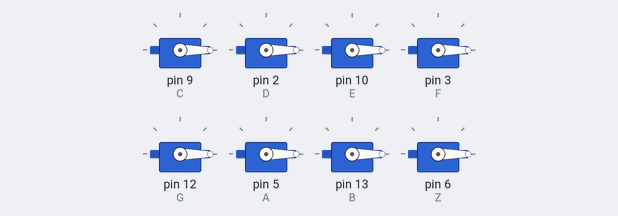
Recording of a sketch running on a simulated Arduino Uno, built with avr-gcc and run on an emulated ATmega328P. On the bench: 8 × servo.

Above: at 0.1 s.
At 4.91 s:
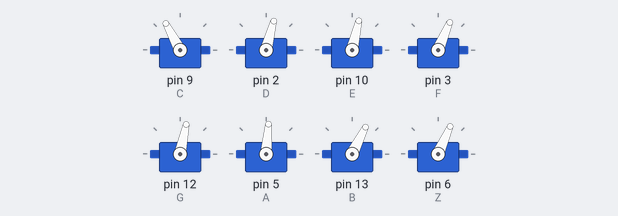
At 8.56 s:
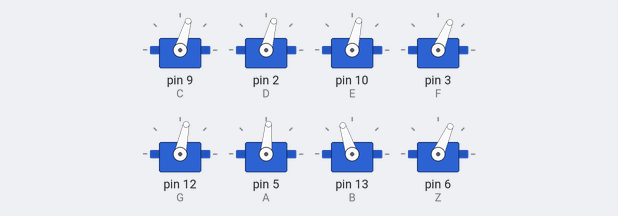
At 17.21 s:
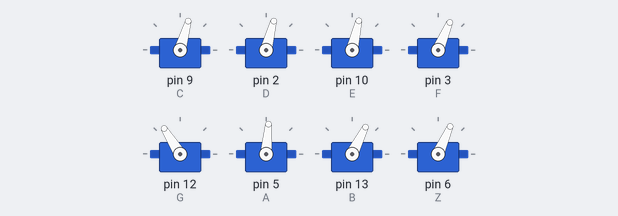
At 27.76 s:
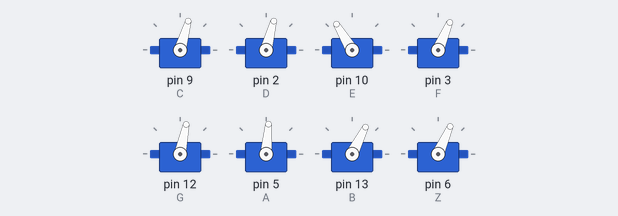
At 34.9 s:
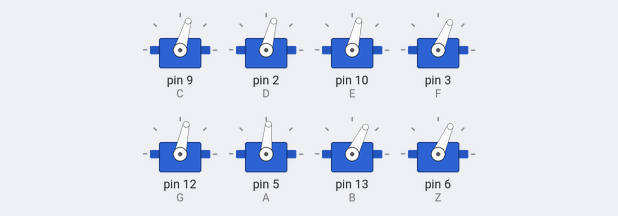
Timing chart, 0 to 40.0 s (numbered marks = the images above):
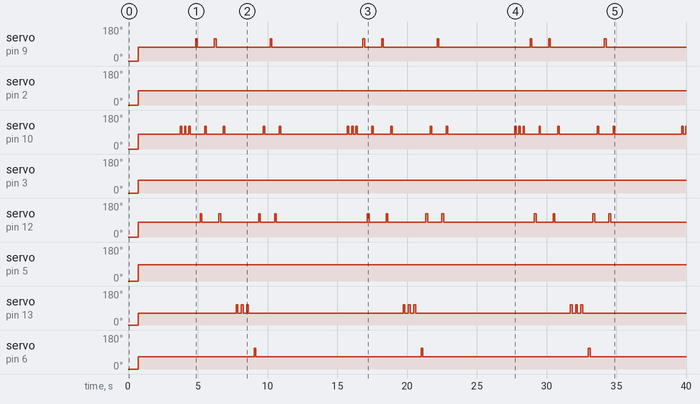

The sketch:

servo_check.ino
```cpp
 #include <Servo.h>


Servo C;
int C_delay = 120;
Servo D;
int D_delay = 125;
Servo E;
int E_delay = 100;
Servo F;
int F_delay = 140;
Servo G;
int G_delay = 125;
Servo A;
int A_delay = 100;
Servo B;//bzw H
int B_delay = 130;
Servo Z;
int Z_delay = 130;

int tempo = 150; //tempo in bpm
bool ini = true;

float x = (60/tempo)*1000;
int t = x+200; //plus avg delay of each note  1/4 quarter
int tt = 2*t; //1/2 half
int ttt = 3*t; //3/4 three quarter
int tttt = 4*t; //4/4 whole

void setup()

{
 //Servo.attach(<Pin Nr. <9> >) :)
 C.attach(9);
 D.attach(2);
 E.attach(10);
 F.attach(3);
 G.attach(12);
 A.attach(5);
 B.attach(13);
 Z.attach(6);
}

void init_all()
{
  C.write(0);
  D.write(0);
  E.write(0);
  F.write(0);
  G.write(0);
  A.write(0);
  B.write(0);
  Z.write(0);
  delay(750);
  //_____
  C.write(74);
  D.write(75);
  E.write(77);
  F.write(67);
  G.write(78);
  A.write(85);
  B.write(63);
  Z.write(66);
  delay(2000);
}
void quick_init()
{
  C.write(74);
  D.write(75);
  E.write(77);
  F.write(67);
  G.write(78);
  A.write(85);
  B.write(63);
  Z.write(66);
  delay(250);
 }
void double_hit()
{
  C.write(74);
  Z.write(66);
  int delta = abs(C_delay - Z_delay);
  //IF CASE!
  delay(1000);
  C.write(118);
  Z.write(110);
  delay(C_delay);
  C.write(74);
  delay(delta);
  Z.write(66);
}
void C_hit()
{
  C.write(118);
  //delay(120);
  delay(C_delay);
  C.write(74);
}

void D_hit()
{
    D.write(119);
    //delay(125);
    delay(D_delay);
    D.write(75);
}

void E_hit()
{
  E.write(121);
  delay(E_delay);
  E.write(77);
}

void F_hit()
{
  F.write(111);
  //delay(140);
  delay(F_delay);
  F.write(67);
}
void G_hit()
{
  G.write(122);
  //delay(125);
  delay(G_delay);
  G.write(78);
}
void A_hit()
{
  A.write(128);
  //delay(105);
  delay(A_delay);
  A.write(84);
}
void B_hit()
{
  B.write(108);
  //delay(130);
  delay(B_delay);
  B.write(63);
}
void Z_hit()
{
   Z.write(110);
   //delay(135);
   delay(Z_delay);
   Z.write(66);
}

void imp_march()
{
  E_hit();
  delay(t);
  E_hit();
  delay(t);
  E_hit();
  delay(tt);
  C_hit();
  delay(t);
  G_hit();
  delay(t);
  E_hit();
  delay(ttt);
  C_hit();
  delay(t);
  G_hit();
  delay(t);
  E_hit();
  delay(tttt);
  B_hit();
  delay(t*1.25);
  B_hit();
  delay(t*1.25);
  B_hit();
  delay(tt);
  Z_hit();
  delay(t);
  G_hit();
  delay(t);
  E_hit();
  delay(tt);
  C_hit();
  delay(t);
  G_hit();
  delay(t);
  E_hit();
  delay(tttt);
}

void happy_birthday()
{
  C_hit();
  delay(t);
  C_hit();
  delay(t);
  D_hit();
  delay(tt);
  C_hit();
  delay(ttt);
  F_hit();
  delay(tt);
  E_hit();
  delay(tttt);
  //________
  C_hit();
  delay(t);
  C_hit();
  delay(t);
  D_hit();
  delay(tt);
  C_hit();
  delay(tt);
  G_hit();
  delay(tt);
  F_hit();
  delay(tttt);
  //_________
  C_hit();
  delay(t);
  C_hit();
  delay(t);
  Z_hit();
  delay(tt);
  A_hit();
  delay(tt);
  F_hit();
  delay(tt);
  E_hit();
  delay(tt);
  D_hit();
  delay(tt);
  //_______
  A_hit();
  delay(t);
  A_hit();
  delay(t+80);
  A_hit();
  delay(tt);
  F_hit();
  delay(tt);
  G_hit();
  delay(tt);
  F_hit();
  delay(t);
  delay(t);
  delay(10000);
}
void dudeldum()
{
 int lays = 150;
 C_hit();
 delay(lays);
 D_hit();
 delay(lays);
 E_hit();
 delay(lays);
 F_hit();
 delay(lays);
 G_hit();
 delay(lays);
 A_hit();
 delay(lays);
 B_hit();
 delay(lays);
 Z_hit();
 delay(lays*5);
 Z_hit();
 delay(lays);
 B_hit();
 delay(lays);
 A_hit();
 delay(lays);
 G_hit();
 delay(lays);
 F_hit();
 delay(lays);
 E_hit();
 delay(lays);
 D_hit();
 delay(lays);
 C_hit();
 delay(lays);
 delay(lays*5);
 }

void Rauschrecord(int delayla)
{
  delay(delayla);
  hit(C,0,C_delay,44);
  delay(delayla);
  hit(C,44,200,0);

  delay(delayla);
  hit(D,0,200,44);
  delay(delayla);
  hit(D,44,200,0);

  delay(delayla);
  hit(E,0,200,44);
  hit(E,44,200,0);

  delay(delayla);
  hit(F,0,200,44);
  delay(delayla);
  hit(F,44,200,0);

  delay(delayla);
  hit(G,0,200,44);
  delay(delayla);
  hit(G,44,200,0);

  delay(delayla);
  hit(A,0,200,44);
  delay(delayla);
  hit(A,44,200,0);

  delay(delayla);
  hit(B,0,200,44);
  delay(delayla);
  hit(B,44,200,0);

  delay(delayla);
  hit(Z,0,200,44);
  delay(delayla);
  hit(Z,44,200,0);

}

void hit(Servo servus, int startwinkel, int delayla, int endwinkel)
{
  servus.write(endwinkel);
  delay(delayla);
  servus.write(startwinkel);
}
void all(){
  C_hit();
  D_hit();
E_hit();
F_hit();
G_hit();
 A_hit();
 B_hit();
 Z_hit();
 delay(500);
  }
void loop()

{
  if(ini)
  {
    init_all();
    ini = false;
  }
  //delay(1000);

  delay(1000);
  /*
  A_hit();
  delay(1000);
  C_hit();
  dudeldum();
  delay(2000);
  quick_init();
  delay(500);
  */
  imp_march();
  delay(2000);
  //happy_birthday();
  delay(1000);
  //double_hit();
}
```

Measured:
- by itself, servo on pin 9 (C): repeats every 12.0 s: 118° 0.12 s, 74° 1.2 s, 118° 0.12 s, 74° 3.9 s, 118° 0.12 s, 74° 6.5 s
- by itself, servo on pin 2 (D): 0° → 75° at 0.75 s
- by itself, servo on pin 3 (F): 0° → 67° at 0.75 s
- by itself, servo on pin 12 (G): repeats every 12.0 s: 122° 0.13 s, 78° 1.2 s, 122° 0.13 s, 78° 2.7 s, 122° 0.13 s, 78° 1.0 s, 122° 0.13 s, 78° 6.5 s
- by itself, servo on pin 5 (A): 0° → 85° at 0.75 s
- by itself, servo on pin 13 (B): repeats every 12.0 s: 2 × (108° 0.13 s, 63° 0.25 s), 108° 0.13 s, 63° 11.1 s
- by itself, servo on pin 6 (Z): repeats every 12.0 s: 110° 0.13 s, 66° 11.9 s
- by itself, servo on pin 10 (E): repeats every 12.0 s: 2 × (121° 0.10 s, 77° 0.20 s), 121° 0.10 s, 77° 1.0 s, 121° 0.10 s, 77° 1.2 s, 121° 0.10 s, 77° 2.7 s, 121° 0.10 s, 77° 1.0 s, 121° 0.10 s, 77° 4.8 s
